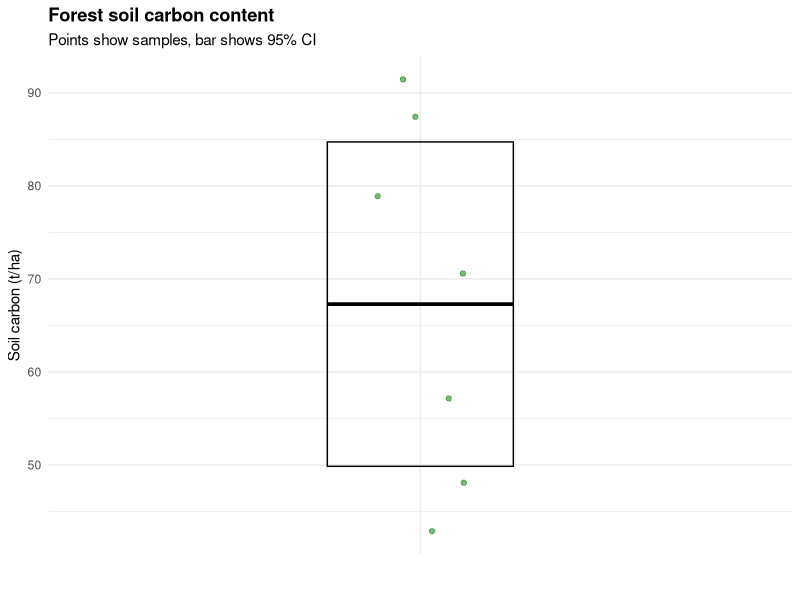

Here is the R script that generated this plot:
## ---- chunk 1
library(tidyverse)
library(ggthemes)
## ---- chunk 2
# Create data frame for soil samples
soil_data <- tibble(
  location = 1:7,
  carbon = c(48, 56, 90, 78, 86, 71, 42)
)

# Calculate mean and confidence interval
soil_summary <- tibble(
  mean = mean(soil_data$carbon),
  se = sd(soil_data$carbon)/sqrt(length(soil_data$carbon)),
  ci_lower = mean - qt(0.975, df=length(soil_data$carbon)-1) * se,
  ci_upper = mean + qt(0.975, df=length(soil_data$carbon)-1) * se
)

# Plot with ggplot2
ggplot(soil_data, aes(x = "", y = carbon)) +
  geom_jitter(width = 0.1, alpha = 0.6, colour = "forestgreen") +
  geom_crossbar(data = soil_summary, 
                aes(y = mean, ymin = ci_lower, ymax = ci_upper),
                width = 0.3, alpha = 0.2) +
  theme_minimal() +
  labs(x = "", y = "Soil carbon (t/ha)",
       title = "Forest soil carbon content",
       subtitle = "Points show samples, bar shows 95% CI") +
  theme(plot.title = element_text(face = "bold"))
## ---- chunk 3
soil <- soil_data$carbon
soil
## ---- chunk 4
mean_soil <- mean(soil)
mean_soil
## ---- chunk 5
t_critical <- qt(0.975, df = length(soil) - 1)
t_critical
## ---- chunk 6
se_mean <- sd(soil) / sqrt(length(soil))
se_mean
## ---- chunk 7
margin_error <- t_critical * se_mean
ci95 <- c(mean = mean_soil, 
  L95 = mean_soil - margin_error, 
  U95 = mean_soil + margin_error)

ci95
